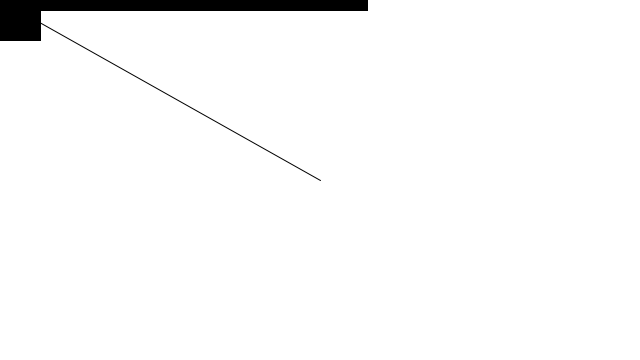
Frame 1 (no input)
Frame 60 (the mouse pressed at the canvas centre just before this capture): identical to frame 1, image omitted
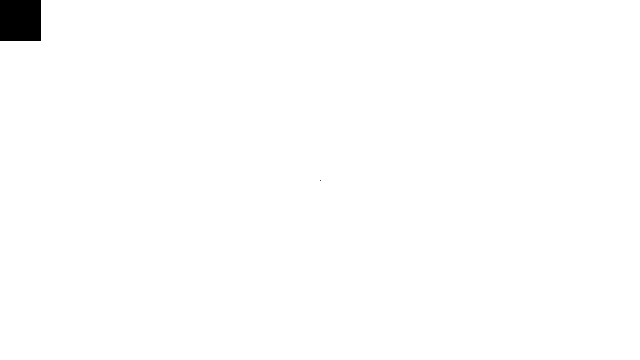
Frame 120 (the mouse held since frame 60 and released just before this capture)

The Processing sketch that drew these frames (run headless with seeded random() and noise(); from frame 60 on, the mouse is pressed at the canvas centre):

// Processing sketch: VectorMagnitude
// ── VectorMagnitude.pde
void setup() {
  size(640, 360);
}

void draw() {
  background(255);

  PVector mouse = new PVector(mouseX, mouseY);
  PVector center = new PVector(width/2, height/2);
  
  mouse.sub(center);

  /* The magnitude (i.e. length) of a vector can be 
   accessed via the mag() function. Here it is used 
   as the width of a rectangle drawn at the top of the window.*/

  float m = mouse.mag();
  fill(0);
  rect(0, 0, m, 10);
  //fill(255,0,0,20);
  //ellipse(width/2,height/2,m,m);
  
  pushMatrix();
  translate(width/2, height/2);

  line(0, 0, mouse.x, mouse.y);
  
  //translate(-width/2, -height/2);
  popMatrix();
  
  rect(0,0,40,40);
}
